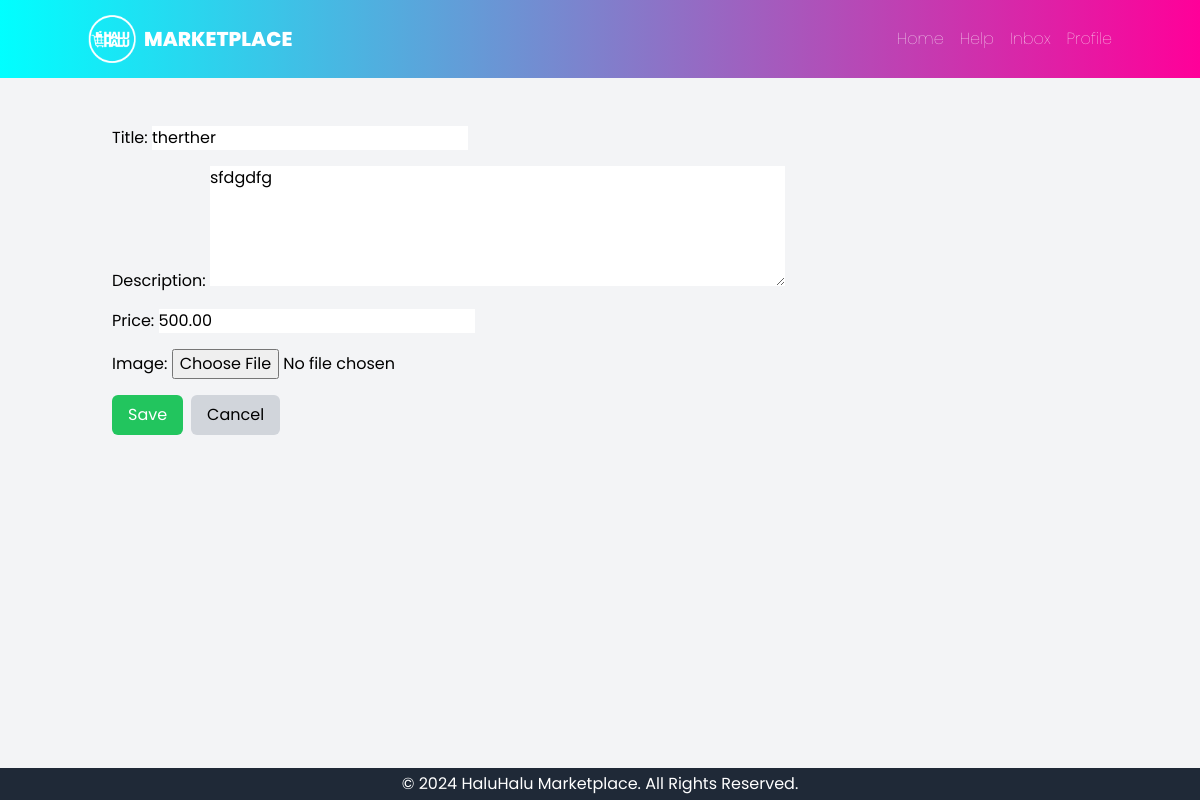
Screenshot of /products/6/edit/ (signed in) with the database file from the repository.
### core/models.py (models this page shows, shortened)
class Product(models.Model):
    title = models.CharField(max_length=255)
    description = models.TextField()
    price = models.DecimalField(max_digits=10, decimal_places=2)
    image = models.ImageField(upload_to='product_images/', blank=True, null=True)
    is_sold = models.BooleanField(default=False)
    seller = models.ForeignKey(settings.AUTH_USER_MODEL, on_delete=models.CASCADE, related_name='products')
    posted_at = models.DateTimeField(auto_now_add=True)
    is_public = models.BooleanField(default=True)
    class Meta:
        ordering = ['-posted_at']

### core/views.py (the view, shortened to what this page needs)
# urls.py: path('products/<int:pk>/edit/', ProductUpdateView.as_view(), name='product_edit'),
class ProductUpdateView(LoginRequiredMixin, UserPassesTestMixin, UpdateView):
    model = Product
    form_class = ProductForm
    template_name = 'core/product_form.html'
    context_object_name = 'product'
    success_url = reverse_lazy('product_list')
    login_url = 'login'
    def test_func(self):
        product = self.get_object()
        return self.request.user == product.seller

### core/forms.py
class ProductForm(forms.ModelForm):
    class Meta:
        model = Product
        fields = ['title', 'description', 'price', 'image']
        widgets = {
            'title': forms.TextInput(attrs={'class': 'form-control', 'placeholder': 'Enter product title'}),
            'description': forms.Textarea(attrs={'class': 'form-control', 'rows': 5, 'placeholder': 'Describe your product...'}),
            'price': forms.NumberInput(attrs={'class': 'form-control', 'placeholder': '0.00'}),
        }

### core/templates/core/product_form.html (shortened to what this page needs)
{% extends 'base.html' %}
{% block content %}
<form method="post" enctype="multipart/form-data" class="space-y-4">
    {% for field in form %}
        <div>
            {{ field.label_tag }}
            {{ field }}
        </div>
    {% endfor %}
    <div class="flex space-x-2">
        <button type="submit" class="px-4 py-2 bg-green-500 text-white rounded-md hover:bg-green-600">Save</button>
        <a href="{% url 'product_list' %}" class="px-4 py-2 bg-gray-300 rounded-md hover:bg-gray-400">Cancel</a>
    </div>
</form>
{% endblock %}

### core/templates/base.html (style rules this page uses)
body { font-family: 'Poppins', sans-serif; }

### rows the page displays
Product: form "therther" "sfdgdfg" "500.00"

### other values shown
{{ field.label_tag }} "Title:" "Description:" "Price:" "Image:"
